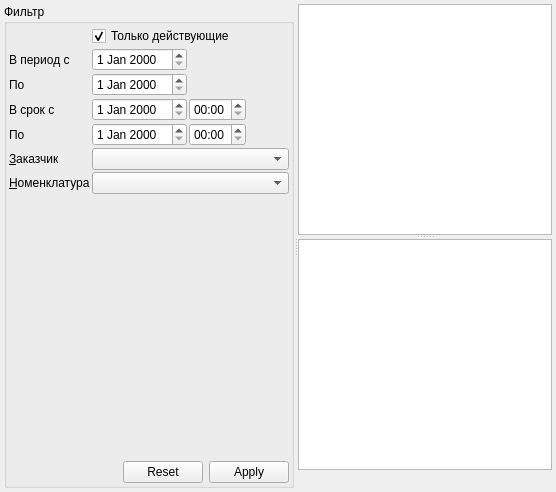
     <widget class="QWidget" name="tabRequirementsToMe">
      <attribute name="title">
       <string>Требования ко мне</string>
      </attribute>
      <layout class="QGridLayout" name="gridLayout_8">
       <property name="margin">
        <number>4</number>
       </property>
       <property name="spacing">
        <number>4</number>
       </property>
       <item row="0" column="0">
        <widget class="QSplitter" name="splitterRTMs">
         <property name="orientation">
          <enum>Qt::Horizontal</enum>
         </property>
         <property name="childrenCollapsible">
          <bool>false</bool>
         </property>
         <widget class="QGroupBox" name="grpRTMs">
          <property name="title">
           <string>Фильтр</string>
          </property>
          <layout class="QGridLayout" name="gridLayout_7">
           <property name="margin">
            <number>2</number>
           </property>
           <property name="spacing">
            <number>2</number>
           </property>
           <item row="1" column="1">
            <widget class="QLabel" name="lblRTMsFilterBegDate">
             <property name="sizePolicy">
              <sizepolicy hsizetype="Maximum" vsizetype="Preferred">
               <horstretch>0</horstretch>
               <verstretch>0</verstretch>
              </sizepolicy>
             </property>
             <property name="text">
              <string>В период с</string>
             </property>
             <property name="buddy">
              <cstring>edtRTMsFilterBegDate</cstring>
             </property>
            </widget>
           </item>
           <item row="1" column="2">
            <widget class="CDateEdit" name="edtRTMsFilterBegDate">
             <property name="sizePolicy">
              <sizepolicy hsizetype="Maximum" vsizetype="Fixed">
               <horstretch>0</horstretch>
               <verstretch>0</verstretch>
              </sizepolicy>
             </property>
            </widget>
           </item>
           <item row="1" column="3">
            <spacer name="horizontalSpacer_20">
             <property name="orientation">
              <enum>Qt::Horizontal</enum>
             </property>
             <property name="sizeHint" stdset="0">
              <size>
               <width>102</width>
               <height>20</height>
              </size>
             </property>
            </spacer>
           </item>
           <item row="2" column="1">
            <widget class="QLabel" name="lblRTMsFilterEndDate">
             <property name="sizePolicy">
              <sizepolicy hsizetype="Maximum" vsizetype="Preferred">
               <horstretch>0</horstretch>
               <verstretch>0</verstretch>
              </sizepolicy>
             </property>
             <property name="text">
              <string>По</string>
             </property>
             <property name="buddy">
              <cstring>edtRTMsFilterEndDate</cstring>
             </property>
            </widget>
           </item>
           <item row="2" column="2">
            <widget class="CDateEdit" name="edtRTMsFilterEndDate">
             <property name="sizePolicy">
              <sizepolicy hsizetype="Maximum" vsizetype="Fixed">
               <horstretch>0</horstretch>
               <verstretch>0</verstretch>
              </sizepolicy>
             </property>
            </widget>
           </item>
           <item row="2" column="3">
            <spacer name="horizontalSpacer_19">
             <property name="orientation">
              <enum>Qt::Horizontal</enum>
             </property>
             <property name="sizeHint" stdset="0">
              <size>
               <width>102</width>
               <height>20</height>
              </size>
             </property>
            </spacer>
           </item>
           <item row="3" column="1">
            <widget class="QLabel" name="lblRTMsFilterBegDeadlineDate">
             <property name="text">
              <string>В срок с</string>
             </property>
             <property name="buddy">
              <cstring>edtRTMsFilterBegDeadlineDate</cstring>
             </property>
            </widget>
           </item>
           <item row="3" column="2">
            <widget class="CDateEdit" name="edtRTMsFilterBegDeadlineDate">
             <property name="sizePolicy">
              <sizepolicy hsizetype="Maximum" vsizetype="Fixed">
               <horstretch>0</horstretch>
               <verstretch>0</verstretch>
              </sizepolicy>
             </property>
            </widget>
           </item>
           <item row="3" column="3">
            <widget class="QTimeEdit" name="edtRTMsFilterBegDeadlineTime">
             <property name="sizePolicy">
              <sizepolicy hsizetype="Maximum" vsizetype="Fixed">
               <horstretch>0</horstretch>
               <verstretch>0</verstretch>
              </sizepolicy>
             </property>
             <property name="displayFormat">
              <string>HH:mm</string>
             </property>
            </widget>
           </item>
           <item row="4" column="1">
            <widget class="QLabel" name="lblRTMsFilterEndDeadlineDate">
             <property name="sizePolicy">
              <sizepolicy hsizetype="Maximum" vsizetype="Preferred">
               <horstretch>0</horstretch>
               <verstretch>0</verstretch>
              </sizepolicy>
             </property>
             <property name="text">
              <string>По</string>
             </property>
             <property name="buddy">
              <cstring>edtRTMsFilterEndDeadlineDate</cstring>
             </property>
            </widget>
           </item>
           <item row="4" column="2">
            <widget class="CDateEdit" name="edtRTMsFilterEndDeadlineDate">
             <property name="sizePolicy">
              <sizepolicy hsizetype="Maximum" vsizetype="Fixed">
               <horstretch>0</horstretch>
               <verstretch>0</verstretch>
              </sizepolicy>
             </property>
            </widget>
           </item>
           <item row="4" column="3">
            <widget class="QTimeEdit" name="edtRTMsFilterEndDeadlineTime">
             <property name="sizePolicy">
              <sizepolicy hsizetype="Maximum" vsizetype="Fixed">
               <horstretch>0</horstretch>
               <verstretch>0</verstretch>
              </sizepolicy>
             </property>
             <property name="displayFormat">
              <string>HH:mm</string>
             </property>
            </widget>
           </item>
           <item row="5" column="1">
            <widget class="QLabel" name="lblRTMsFilterOrgStructure">
             <property name="sizePolicy">
              <sizepolicy hsizetype="Maximum" vsizetype="Preferred">
               <horstretch>0</horstretch>
               <verstretch>0</verstretch>
              </sizepolicy>
             </property>
             <property name="text">
              <string>&amp;Заказчик</string>
             </property>
             <property name="buddy">
              <cstring>cmbRTMsFilterOrgStructure</cstring>
             </property>
            </widget>
           </item>
           <item row="5" column="2" colspan="2">
            <widget class="CStorageComboBox" name="cmbRTMsFilterOrgStructure">
             <property name="sizePolicy">
              <sizepolicy hsizetype="Expanding" vsizetype="Fixed">
               <horstretch>0</horstretch>
               <verstretch>0</verstretch>
              </sizepolicy>
             </property>
            </widget>
           </item>
           <item row="6" column="1">
            <widget class="QLabel" name="lblRTMsFilterNomenclature">
             <property name="text">
              <string>&amp;Номенклатура</string>
             </property>
             <property name="buddy">
              <cstring>cmbRTMsFilterNomenclature</cstring>
             </property>
            </widget>
           </item>
           <item row="6" column="2" colspan="2">
            <widget class="CNomenclatureComboBox" name="cmbRTMsFilterNomenclature">
             <property name="sizePolicy">
              <sizepolicy hsizetype="Expanding" vsizetype="Fixed">
               <horstretch>0</horstretch>
               <verstretch>0</verstretch>
              </sizepolicy>
             </property>
            </widget>
           </item>
           <item row="7" column="1">
            <spacer name="verticalSpacer_4">
             <property name="orientation">
              <enum>Qt::Vertical</enum>
             </property>
             <property name="sizeHint" stdset="0">
              <size>
               <width>20</width>
               <height>265</height>
              </size>
             </property>
            </spacer>
           </item>
           <item row="8" column="1" colspan="3">
            <layout class="QHBoxLayout" name="horizontalLayout_5">
             <item>
              <spacer name="horizontalSpacer_11">
               <property name="orientation">
                <enum>Qt::Horizontal</enum>
               </property>
               <property name="sizeHint" stdset="0">
                <size>
                 <width>40</width>
                 <height>20</height>
                </size>
               </property>
              </spacer>
             </item>
             <item>
              <widget class="CApplyResetDialogButtonBox" name="bbxRTMsFilter">
               <property name="sizePolicy">
                <sizepolicy hsizetype="Maximum" vsizetype="Fixed">
                 <horstretch>0</horstretch>
                 <verstretch>0</verstretch>
                </sizepolicy>
               </property>
               <property name="standardButtons">
                <set>QDialogButtonBox::Apply|QDialogButtonBox::Reset</set>
               </property>
              </widget>
             </item>
            </layout>
           </item>
           <item row="0" column="2" colspan="2">
            <widget class="QCheckBox" name="chkRTMsFilterOnlyActive">
             <property name="text">
              <string>Только действующие</string>
             </property>
             <property name="checked">
              <bool>true</bool>
             </property>
            </widget>
           </item>
          </layout>
         </widget>
         <widget class="QWidget" name="pnlRTMs" native="true">
          <layout class="QGridLayout" name="gridLayout_9">
           <property name="horizontalSpacing">
            <number>0</number>
           </property>
           <property name="verticalSpacing">
            <number>4</number>
           </property>
           <property name="margin">
            <number>0</number>
           </property>
           <item row="0" column="0">
            <widget class="QSplitter" name="splitterRTMsContent">
             <property name="orientation">
              <enum>Qt::Vertical</enum>
             </property>
             <property name="childrenCollapsible">
              <bool>false</bool>
             </property>
             <widget class="CTableView" name="tblRTMs"/>
             <widget class="CTableView" name="tblRTMContent"/>
            </widget>
           </item>
           <item row="1" column="0">
            <widget class="QLabel" name="lblRTMs">
             <property name="sizePolicy">
              <sizepolicy hsizetype="Expanding" vsizetype="Fixed">
               <horstretch>0</horstretch>
               <verstretch>0</verstretch>
              </sizepolicy>
             </property>
             <property name="frameShape">
              <enum>QFrame::NoFrame</enum>
             </property>
             <property name="frameShadow">
              <enum>QFrame::Plain</enum>
             </property>
             <property name="text">
              <string/>
             </property>
            </widget>
           </item>
          </layout>
         </widget>
        </widget>
       </item>
      </layout>
     </widget>
